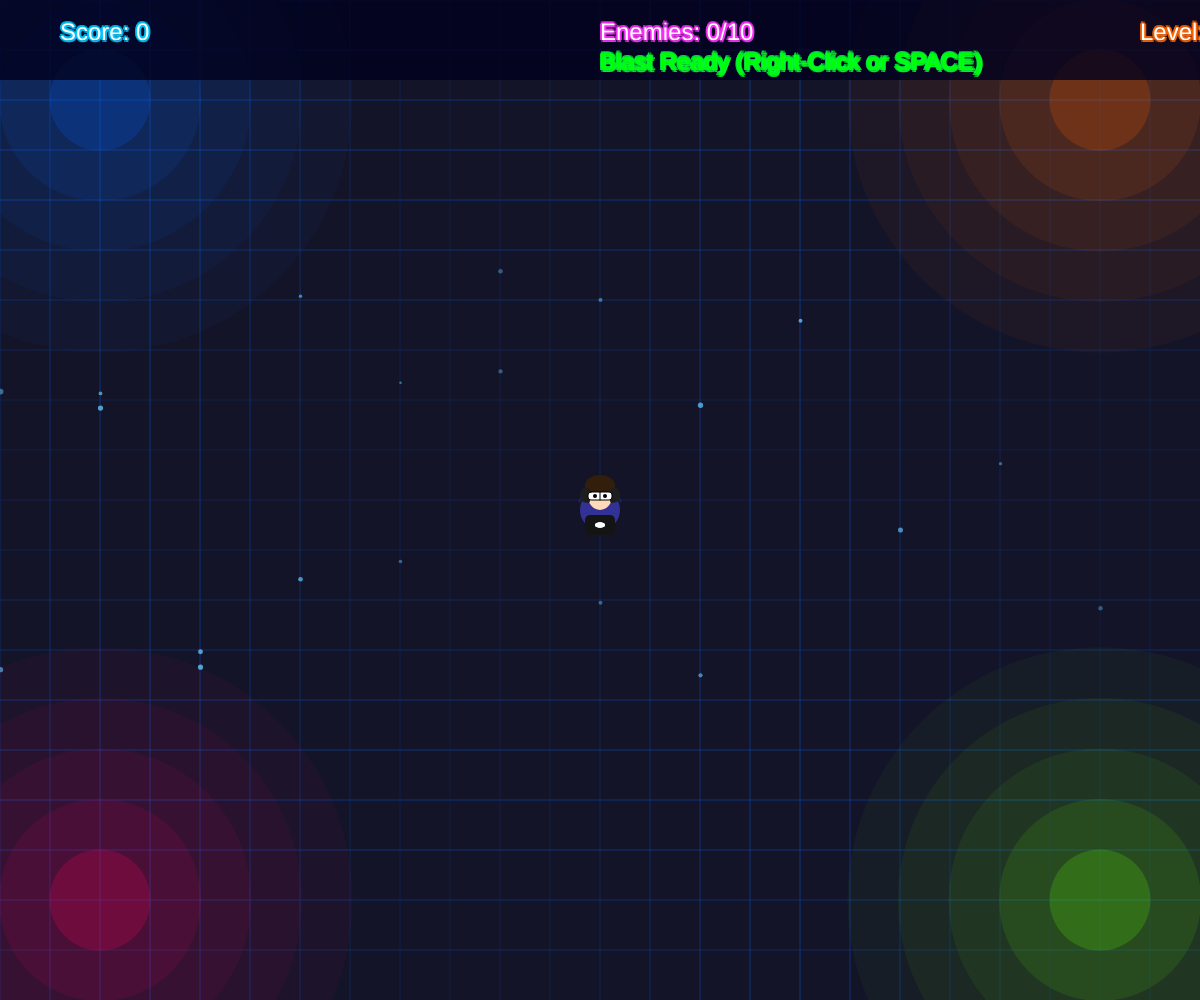
Frame 1 (no input)
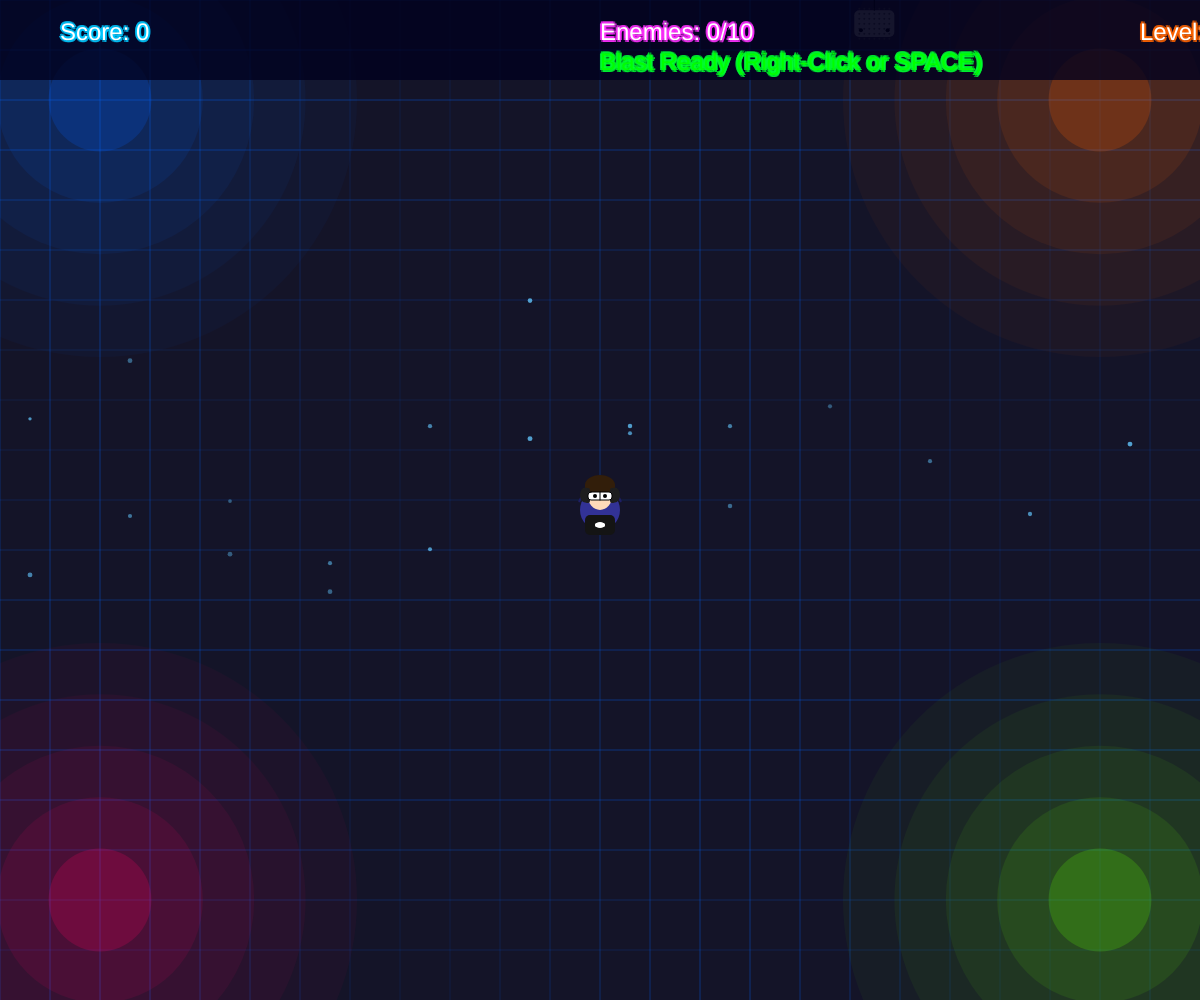
Frame 60 (no input)
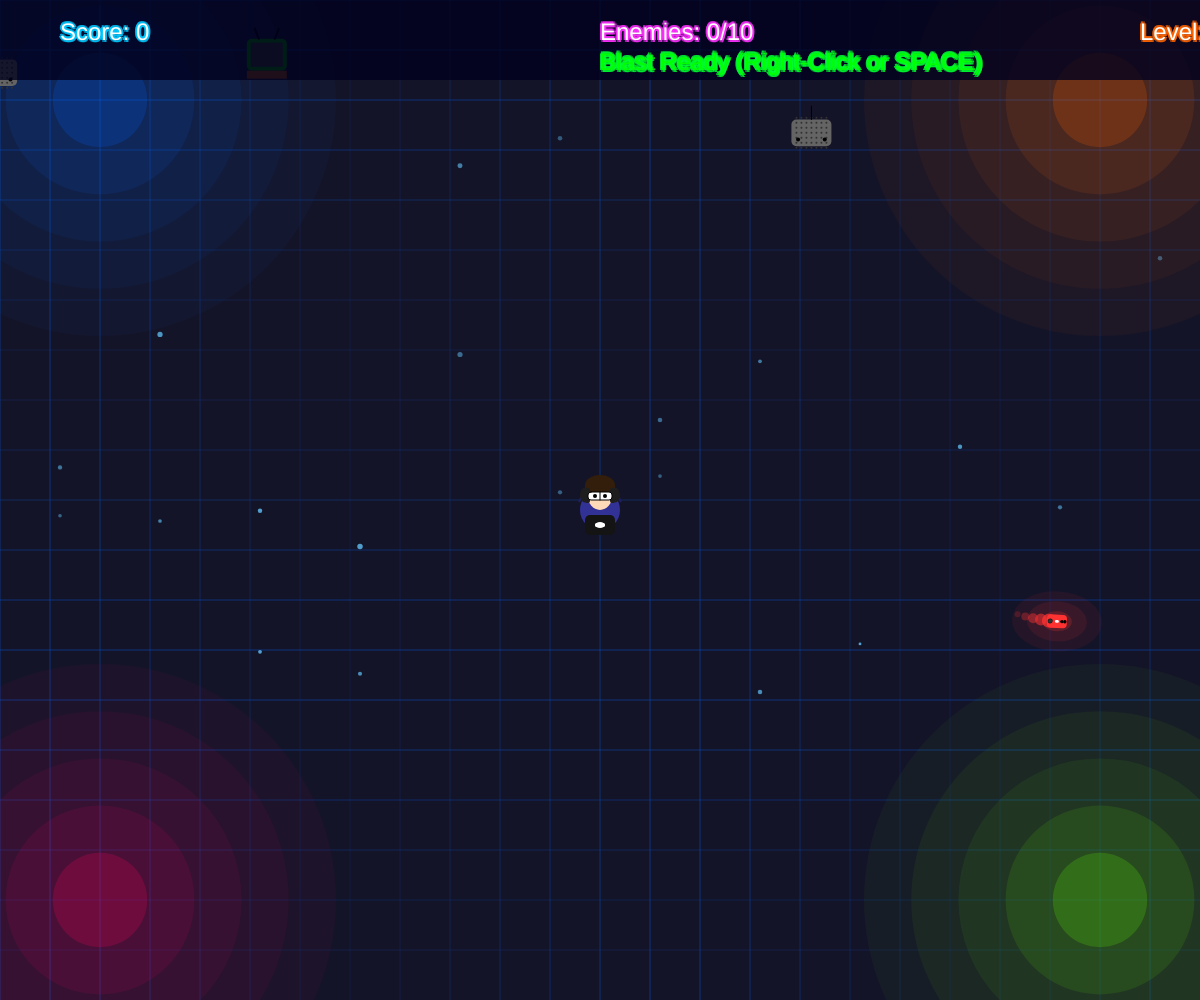
Frame 120 (the mouse pressed at the canvas centre since frame 60)

The p5.js sketch that drew these frames (run headless with seeded random() and noise() and a simulated clock; from frame 60 on, the mouse is pressed at the canvas centre):

// p5.js sketch
// ── sketch.js
let player;
let enemies = [];
let bullets = [];
let powerUps = [];
let score = 0;
let level = 1;
let gameState = "playing";
let enemiesKilled = 0;
let enemiesPerLevel = 10;
let blastCooldown = 0;
let particles = [];
let screenShake = 0;
let flashAlpha = 0;

function setup() {
  createCanvas(windowWidth, windowHeight);
  player = new Player(width / 2, height / 2);
  
  // Prevent context menu on right-click
  document.addEventListener('contextmenu', event => event.preventDefault());
}

function draw() {
  // Apply screen shake if active
  if (screenShake > 0) {
    translate(random(-screenShake, screenShake), random(-screenShake, screenShake));
    screenShake *= 0.9;
    if (screenShake < 0.5) screenShake = 0;
  }
  
  drawBarnBackground();
  
  if (gameState === "playing") {
    player.update();
    player.show();
    
    if (frameCount % (40 - level * 3) === 0 && random(1) > 0.2) {
      spawnEnemy();
    }
    if (frameCount % 100 === 0 && random(1) > 0.5) {
      spawnPowerUp();
    }
    
    if (blastCooldown > 0) {
      blastCooldown--;
    }
    
    // Draw blast particles
    for (let i = particles.length - 1; i >= 0; i--) {
      let p = particles[i];
      p.x += (p.targetX - p.x) * 0.1;
      p.y += (p.targetY - p.y) * 0.1;
      p.life--;
      
      fill(p.color);
      noStroke();
      ellipse(p.x, p.y, p.life / 3, p.life / 3);
      
      if (p.life <= 0) {
        particles.splice(i, 1);
      }
    }
    
    for (let i = bullets.length - 1; i >= 0; i--) {
      bullets[i].update();
      bullets[i].show();
      if (bullets[i].offscreen()) {
        bullets.splice(i, 1);
      }
    }
    
    for (let i = enemies.length - 1; i >= 0; i--) {
      enemies[i].update();
      enemies[i].show();
      
      for (let j = bullets.length - 1; j >= 0; j--) {
        if (enemies[i].hits(bullets[j])) {
          enemies[i].health -= 1;
          bullets.splice(j, 1);
          if (enemies[i].health <= 0) {
            score += enemies[i].isBoss ? 50 : 10;
            enemies.splice(i, 1);
            enemiesKilled++;
            
            if (enemiesKilled >= enemiesPerLevel) {
              levelUp();
              enemiesKilled = 0;
            }
            break;
          }
          break;
        }
      }
      
      if (enemies[i] && enemies[i].hitsPlayer(player)) {
        if (!player.shield) gameState = "gameover";
      }
    }
    
    for (let i = powerUps.length - 1; i >= 0; i--) {
      powerUps[i].update();
      powerUps[i].show();
      if (powerUps[i].hits(player)) {
        powerUps[i].applyEffect(player);
        score += 25;
        powerUps.splice(i, 1);
      }
    }
    
    // Draw flash effect
    if (flashAlpha > 0) {
      fill(255, 255, 200, flashAlpha);
      rect(0, 0, width, height);
      flashAlpha *= 0.8;
    }
    
    showScoreAndLevel();
  } else if (gameState === "gameover") {
    showGameOver();
  }
}

function mousePressed() {
  if (gameState === "playing") {
    if (mouseButton === LEFT) {
      let controllerType = floor(random(3));
      
      if (player.fullAuto) {
        for (let i = 0; i < 3; i++) {
          setTimeout(() => {
            if (gameState === "playing") {
              bullets.push(new Bullet(player.x, player.y, controllerType, player));
            }
          }, i * 100);
        }
      } else if (player.accurateShot) {
        let bullet = new Bullet(player.x, player.y, controllerType, player);
        bullet.spinSpeed = 0;
        bullets.push(bullet);
      } else {
        bullets.push(new Bullet(player.x, player.y, controllerType, player));
      }
    } else if (mouseButton === RIGHT && blastCooldown <= 0) {
      createBlast();
      blastCooldown = 180;
    }
  }
  
  // Prevent default right-click behavior
  if (mouseButton === RIGHT) {
    return false;
  }
}

function createBlast() {
  // Create more bullets in a tighter pattern for better coverage
  for (let angle = 0; angle < TWO_PI; angle += PI/16) { // Increased from PI/8 to PI/16 (twice as many bullets)
    let bullet = new Bullet(player.x, player.y, floor(random(3)), player);
    bullet.angle = angle;
    bullet.speed *= 1.5; // Faster bullets for better reach
    bullet.size *= 1.2; // Larger bullets for better hit chance
    bullets.push(bullet);
  }
  
  // Add a second ring of bullets for better coverage
  for (let angle = PI/32; angle < TWO_PI; angle += PI/16) {
    let bullet = new Bullet(player.x, player.y, floor(random(3)), player);
    bullet.angle = angle;
    bullet.speed *= 1.2; // Slightly slower than the first ring
    bullets.push(bullet);
  }
  
  // Visual effect for the blast
  for (let i = 0; i < 20; i++) {
    let angle = random(TWO_PI);
    let dist = random(50, 200);
    let x = player.x + cos(angle) * dist;
    let y = player.y + sin(angle) * dist;
    
    // Create a particle effect (implemented in draw function)
    if (!particles) particles = [];
    particles.push({
      x: player.x,
      y: player.y,
      targetX: x,
      targetY: y,
      life: 30,
      color: color(255, random(100, 255), 0, 200)
    });
  }
  
  // Add screen shake effect
  screenShake = 15;
  
  // Add flash effect
  flashAlpha = 150;
  
  // Increased blast radius and damage to enemies
  for (let i = enemies.length - 1; i >= 0; i--) {
    let d = dist(player.x, player.y, enemies[i].x, enemies[i].y);
    if (d < 250) { // Increased from 150 to 250
      // Damage falls off with distance
      let damage = enemies[i].isBoss ? 1 : (d < 100 ? 2 : 1);
      enemies[i].health -= damage;
      
      if (enemies[i].health <= 0) {
        score += enemies[i].isBoss ? 50 : 10;
        enemies.splice(i, 1);
        enemiesKilled++;
      }
    }
  }
}

function keyPressed() {
  if (gameState === "gameover" && keyCode === 32) { // 32 is the keyCode for SPACE
    resetGame();
  } else if (gameState === "playing" && keyCode === 32 && blastCooldown <= 0) { // SPACE for blast during gameplay
    createBlast();
    blastCooldown = 180;
  }
}

function windowResized() {
  resizeCanvas(windowWidth, windowHeight);
}

class Player {
  constructor(x, y) {
    this.x = x;
    this.y = y;
    this.size = 40;
    this.speed = 5;
    this.baseBulletSpeed = 8;
    this.baseBulletSize = 20;
    this.baseFireRate = 5;
    this.bulletSpeed = this.baseBulletSpeed;
    this.bulletSize = this.baseBulletSize;
    this.fireRate = this.baseFireRate;
    this.powerUpTimer = 0;
    this.shield = false;
    this.fullAuto = false;
    this.accurateShot = false;
  }
  
  update() {
    if (keyIsDown(65)) this.x -= this.speed;
    if (keyIsDown(68)) this.x += this.speed;
    if (keyIsDown(87)) this.y -= this.speed;
    if (keyIsDown(83)) this.y += this.speed;
    
    this.x = constrain(this.x, 25, width-25);
    this.y = constrain(this.y, 25, height-25);
    
    if (this.powerUpTimer > 0) {
      this.powerUpTimer--;
      if (this.powerUpTimer === 0) {
        this.bulletSpeed = this.baseBulletSpeed;
        this.bulletSize = this.baseBulletSize;
        this.fireRate = this.baseFireRate;
        this.shield = false;
        this.fullAuto = false;
        this.accurateShot = false;
      }
    }
  }
  
  show() {
    push();
    translate(this.x, this.y);
    
    fill(50, 50, 150);
    ellipse(0, 10, this.size, this.size);
    
    stroke(30, 30, 100);
    strokeWeight(2);
    noFill();
    arc(0, 10, this.size+5, this.size+5, PI+0.4, TWO_PI-0.4);
    noStroke();
    
    fill(255, 218, 185);
    ellipse(0, -5, 25, 30);
    
    fill(50, 30, 10);
    arc(0, -15, 30, 20, PI, TWO_PI);
    rect(-15, -15, 30, 10);
    
    fill(30);
    rect(-15, -12, 5, 15, 2);
    rect(10, -12, 5, 15, 2);
    ellipse(-15, -5, 10, 15);
    ellipse(15, -5, 10, 15);
    
    stroke(0);
    strokeWeight(1);
    fill(255);
    rect(-12, -8, 24, 8, 3);
    line(0, -8, 0, 0);
    noStroke();
    fill(0);
    ellipse(-5, -4, 4, 4);
    ellipse(5, -4, 4, 4);
    
    fill(20, 20, 20);
    rect(-15, 15, 30, 20, 5);
    
    fill(255);
    ellipse(0, 25, 10, 6);
    rect(-5, 23, 10, 4, 2);
    
    pop();
  }
}

class Enemy {
  constructor(x, y, isBoss = false) {
    this.x = x;
    this.y = y;
    this.size = isBoss ? 80 : 40;
    this.speed = isBoss ? 1.5 : 2 + level * 0.1;
    this.isBoss = isBoss;
    this.health = isBoss ? 5 : 1;
    
    // Assign a type for visual variety
    if (isBoss) {
      // Boss types: 0 = TV, 1 = Lamp, 2 = Mattress, 3 = Refrigerator, 4 = Washing Machine
      this.type = floor(random(5));
    } else {
      // Regular enemy types: 0 = TV, 1 = Radio, 2 = Toaster
      this.type = floor(random(3));
    }
    
    // Special behaviors based on type
    if (isBoss) {
      if (this.type === 1) { // Lamp boss moves faster
        this.speed *= 1.3;
      } else if (this.type === 2) { // Mattress boss has more health
        this.health += 2;
      } else if (this.type === 3) { // Refrigerator boss is slower but tougher
        this.speed *= 0.7;
        this.health += 3;
      } else if (this.type === 4) { // Washing Machine occasionally changes direction
        this.directionChangeTimer = 0;
        this.directionChangeInterval = floor(random(60, 120));
      }
    }
  }
  
  update() {
    let angle = atan2(player.y - this.y, player.x - this.x);
    
    // Special movement patterns for certain boss types
    if (this.isBoss && this.type === 4) { // Washing Machine
      this.directionChangeTimer++;
      if (this.directionChangeTimer >= this.directionChangeInterval) {
        angle += random(-PI/2, PI/2); // Change direction randomly
        this.directionChangeTimer = 0;
        this.directionChangeInterval = floor(random(60, 120));
      }
    }
    
    this.x += cos(angle) * this.speed;
    this.y += sin(angle) * this.speed;
  }
  
  show() {
    push();
    translate(this.x, this.y);
    
    if (this.isBoss) {
      // Boss designs
      switch(this.type) {
        case 0: // TV Boss
          fill('red');
          rect(-this.size/2, -this.size/2, this.size, this.size * 0.8, 5);
          fill(20);
          rect(-this.size * 0.4, -this.size * 0.4, this.size * 0.8, this.size * 0.6);
          
          // Antenna
          stroke(0);
          strokeWeight(2);
          line(-this.size * 0.2, -this.size/2, -this.size * 0.3, -this.size * 0.75);
          line(this.size * 0.2, -this.size/2, this.size * 0.3, -this.size * 0.75);
          noStroke();
          
          // Stand
          fill(139, 69, 19);
          rect(-this.size/2, this.size * 0.3, this.size, this.size * 0.2);
          
          // Screen static
          for (let i = 0; i < 20; i++) {
            fill(255, random(150, 255));
            let x = random(-this.size * 0.35, this.size * 0.35);
            let y = random(-this.size * 0.35, this.size * 0.35);
            ellipse(x, y, 5, 5);
          }
          break;
          
        case 1: // Lamp Boss
          // Lampshade
          fill(255, 200, 0);
          beginShape();
          vertex(-this.size/3, -this.size/2);
          vertex(this.size/3, -this.size/2);
          vertex(this.size/2, this.size/4);
          vertex(-this.size/2, this.size/4);
          endShape(CLOSE);
          
          // Lamp base
          fill(150);
          rect(-this.size/6, this.size/4, this.size/3, this.size/4);
          ellipse(0, this.size/2, this.size/2, this.size/8);
          
          // Light bulb glow
          for (let i = 0; i < 5; i++) {
            fill(255, 255, 200, 150 - i * 30);
            ellipse(0, -this.size/4, (this.size/3) + i * 10, (this.size/3) + i * 10);
          }
          break;
          
        case 2: // Mattress Boss
          // Mattress body
          fill(200, 200, 255);
          rect(-this.size/2, -this.size/4, this.size, this.size/2, 10);
          
          // Pillow
          fill(255);
          rect(-this.size/2, -this.size/4, this.size/3, this.size/4, 5);
          
          // Mattress pattern
          stroke(150, 150, 200);
          strokeWeight(2);
          for (let i = -this.size/2 + 10; i < this.size/2; i += 15) {
            line(i, -this.size/4 + 5, i, this.size/4 - 5);
          }
          noStroke();
          
          // Angry eyes
          fill(255, 0, 0);
          ellipse(-this.size/4, 0, this.size/10, this.size/10);
          ellipse(this.size/4, 0, this.size/10, this.size/10);
          break;
          
        case 3: // Refrigerator Boss
          // Fridge body
          fill(220);
          rect(-this.size/2, -this.size/2, this.size, this.size, 5);
          
          // Door line
          stroke(180);
          strokeWeight(2);
          line(0, -this.size/2, 0, this.size/2);
          noStroke();
          
          // Handles
          fill(50);
          rect(this.size/8, -this.size/4, this.size/10, this.size/20);
          rect(this.size/8, this.size/4, this.size/10, this.size/20);
          
          // Ice dispenser
          fill(200);
          rect(-this.size/3, -this.size/6, this.size/4, this.size/4);
          
          // Angry face
          fill(255, 0, 0);
          ellipse(-this.size/4, -this.size/4, this.size/8, this.size/8);
          ellipse(-this.size/4, this.size/4, this.size/8, this.size/8);
          stroke(255, 0, 0);
          strokeWeight(3);
          line(-this.size/3, 0, -this.size/6, 0);
          noStroke();
          break;
          
        case 4: // Washing Machine Boss
          // Machine body
          fill(240);
          rect(-this.size/2, -this.size/2, this.size, this.size, 10);
          
          // Door/window
          fill(200);
          ellipse(0, 0, this.size * 0.6, this.size * 0.6);
          fill(150, 200, 255, 150);
          ellipse(0, 0, this.size * 0.5, this.size * 0.5);
          
          // Control panel
          fill(50);
          rect(-this.size/2 + 10, -this.size/2 + 10, this.size - 20, this.size/6);
          
          // Buttons
          fill(255, 0, 0);
          ellipse(-this.size/4, -this.size/2 + 20, this.size/10, this.size/10);
          fill(0, 255, 0);
          ellipse(0, -this.size/2 + 20, this.size/10, this.size/10);
          fill(0, 0, 255);
          ellipse(this.size/4, -this.size/2 + 20, this.size/10, this.size/10);
          
          // Spinning clothes effect
          push();
          rotate(frameCount * 0.1);
          for (let i = 0; i < 5; i++) {
            fill(random(100, 255), random(100, 255), random(100, 255), 150);
            let angle = TWO_PI / 5 * i;
            let x = cos(angle) * this.size/6;
            let y = sin(angle) * this.size/6;
            ellipse(x, y, this.size/8, this.size/8);
          }
          pop();
          break;
      }
    } else {
      // Regular enemy designs
      switch(this.type) {
        case 0: // TV
          fill('green');
          rect(-this.size/2, -this.size/2, this.size, this.size * 0.8, 5);
          fill(50);
          rect(-this.size * 0.4, -this.size * 0.4, this.size * 0.8, this.size * 0.6);
          
          // Antenna
          stroke(0);
          strokeWeight(2);
          line(-this.size * 0.2, -this.size/2, -this.size * 0.3, -this.size * 0.75);
          line(this.size * 0.2, -this.size/2, this.size * 0.3, -this.size * 0.75);
          noStroke();
          
          // Stand
          fill(139, 69, 19);
          rect(-this.size/2, this.size * 0.3, this.size, this.size * 0.2);
          break;
          
        case 1: // Radio
          fill(100, 100, 100);
          rect(-this.size/2, -this.size/3, this.size, this.size/1.5, 5);
          
          // Speaker grille
          fill(50);
          for (let i = -3; i <= 3; i++) {
            for (let j = -3; j <= 3; j++) {
              ellipse(i * 5, j * 5, 2, 2);
            }
          }
          
          // Knobs
          fill(0);
          ellipse(-this.size/3, this.size/6, this.size/10, this.size/10);
          ellipse(this.size/3, this.size/6, this.size/10, this.size/10);
          
          // Antenna
          stroke(0);
          strokeWeight(1);
          line(0, -this.size/3, 0, -this.size/1.5);
          noStroke();
          break;
          
        case 2: // Toaster
          fill(180);
          rect(-this.size/2, -this.size/4, this.size, this.size/2, 5);
          
          // Slots
          fill(30);
          rect(-this.size/3, -this.size/6, this.size/4, this.size/10);
          rect(this.size/12, -this.size/6, this.size/4, this.size/10);
          
          // Lever
          fill(100);
          rect(this.size/3, 0, this.size/10, this.size/4);
          
          // Base
          fill(150);
          rect(-this.size/2, this.size/6, this.size, this.size/10);
          break;
      }
    }
    
    // Health bar for bosses
    if (this.isBoss) {
      let maxHealth = this.type === 2 ? 7 : (this.type === 3 ? 8 : 5);
      let healthWidth = (this.size * 0.8) * (this.health / maxHealth);
      fill(100);
      rect(-this.size * 0.4, -this.size * 0.6, this.size * 0.8, 5);
      fill(255, 0, 0);
      rect(-this.size * 0.4, -this.size * 0.6, healthWidth, 5);
    }
    
    pop();
  }
  
  hits(bullet) {
    let d = dist(this.x, this.y, bullet.x, bullet.y);
    return d < this.size/2 + bullet.size/2;
  }
  
  hitsPlayer(player) {
    let d = dist(this.x, this.y, player.x, player.y);
    return d < this.size/2 + player.size/2;
  }
}

class Bullet {
  constructor(x, y, type, player) {
    this.x = x;
    this.y = y;
    this.type = type;
    this.speed = player.bulletSpeed;
    this.size = player.bulletSize;
    this.angle = atan2(mouseY - y, mouseX - x);
    this.spinAngle = 0;
    this.spinSpeed = 0.2;
    this.trail = [];
    this.maxTrailLength = 5;
  }
  
  update() {
    // Add current position to trail
    this.trail.push({x: this.x, y: this.y});
    
    // Keep trail at max length
    if (this.trail.length > this.maxTrailLength) {
      this.trail.shift();
    }
    
    this.x += cos(this.angle) * this.speed;
    this.y += sin(this.angle) * this.speed;
    this.angle += sin(this.spinAngle) * 0.05;
    this.spinAngle += this.spinSpeed;
  }
  
  show() {
    // Draw trail
    noStroke();
    for (let i = 0; i < this.trail.length; i++) {
      let alpha = map(i, 0, this.trail.length, 50, 200);
      let size = map(i, 0, this.trail.length, this.size * 0.3, this.size * 0.8);
      
      if (this.type === 0) {
        fill(0, 255, 0, alpha);
      } else if (this.type === 1) {
        fill(0, 100, 255, alpha);
      } else {
        fill(255, 50, 50, alpha);
      }
      
      ellipse(this.trail[i].x, this.trail[i].y, size, size);
    }
    
    push();
    translate(this.x, this.y);
    rotate(this.angle);
    
    // Draw glow effect
    if (this.type === 0) {
      for (let i = 3; i > 0; i--) {
        fill(0, 255, 0, 50 / i);
        ellipse(0, 0, this.size * 1.5 * i, this.size * i);
      }
    } else if (this.type === 1) {
      for (let i = 3; i > 0; i--) {
        fill(0, 100, 255, 50 / i);
        ellipse(0, 0, this.size * 1.5 * i, this.size * i);
      }
    } else {
      for (let i = 3; i > 0; i--) {
        fill(255, 50, 50, 50 / i);
        ellipse(0, 0, this.size * 1.5 * i, this.size * i);
      }
    }
    
    if (this.type === 0) { // Xbox-style controller
      // Main body
      fill(0, 200, 0);
      rect(-this.size/2, -this.size/3, this.size, this.size/1.5, this.size/5);
      
      // D-pad
      fill(50);
      ellipse(-this.size/4, 0, this.size/3, this.size/3);
      fill(30);
      rect(-this.size/4 - this.size/12, -this.size/20, this.size/6, this.size/10);
      rect(-this.size/4 - this.size/20, -this.size/12, this.size/10, this.size/6);
      
      // Buttons
      fill(255, 255, 0);
      ellipse(this.size/4, -this.size/10, this.size/8);
      fill(0, 0, 255);
      ellipse(this.size/3, this.size/15, this.size/8);
      fill(255, 0, 0);
      ellipse(this.size/6, this.size/10, this.size/8);
      fill(0, 255, 0);
      ellipse(this.size/2.5, -this.size/20, this.size/8);
      
      // Joysticks
      fill(30);
      ellipse(-this.size/4, 0, this.size/10);
      ellipse(this.size/4, 0, this.size/10);
    } 
    else if (this.type === 1) { // PlayStation-style controller
      // Main body
      fill(50, 50, 200);
      rect(-this.size/2, -this.size/3, this.size, this.size/1.5, this.size/5);
      
      // D-pad
      fill(30);
      rect(-this.size/3, -this.size/10, this.size/5, this.size/5);
      
      // Buttons
      fill(255, 100, 255);
      ellipse(this.size/4, -this.size/10, this.size/8);
      fill(0, 200, 255);
      ellipse(this.size/3, this.size/15, this.size/8);
      fill(255, 50, 50);
      ellipse(this.size/6, this.size/10, this.size/8);
      fill(50, 255, 50);
      ellipse(this.size/2.5, -this.size/20, this.size/8);
      
      // PlayStation logo
      fill(255);
      ellipse(0, 0, this.size/6, this.size/6);
      
      // Joysticks
      fill(30);
      ellipse(-this.size/5, this.size/10, this.size/10);
      ellipse(this.size/5, -this.size/10, this.size/10);
    }
    else { // Nintendo-style controller
      // Main body
      fill(255, 50, 50);
      rect(-this.size/2, -this.size/3, this.size, this.size/1.5, this.size/5);
      
      // D-pad
      fill(30);
      ellipse(-this.size/3, 0, this.size/4, this.size/4);
      fill(50);
      rect(-this.size/3 - this.size/12, -this.size/20, this.size/6, this.size/10);
      rect(-this.size/3 - this.size/20, -this.size/12, this.size/10, this.size/6);
      
      // Buttons
      fill(0);
      ellipse(this.size/4, 0, this.size/6);
      ellipse(this.size/2.5, 0, this.size/6);
      
      // Nintendo logo
      fill(255);
      rect(-this.size/10, -this.size/15, this.size/5, this.size/7.5, 2);
    }
    
    pop();
  }
  
  offscreen() {
    return (this.x < 0 || this.x > width || this.y < 0 || this.y > height);
  }
}

class PowerUp {
  constructor(x, y) {
    this.x = x;
    this.y = y;
    this.size = 20;
    this.type = floor(random(6));
  }
  
  update() {
    this.y += sin(frameCount * 0.1) * 0.5;
  }
  
  show() {
    push();
    translate(this.x, this.y);
    
    let pulseSize = this.size + sin(frameCount * 0.1) * 3;
    
    if (this.type === 0) {
        fill(255, 165, 0);
        ellipse(0, 0, pulseSize);
        fill(255);
        textAlign(CENTER);
        textSize(12);
        text("BS", 0, 4);
    } else if (this.type === 1) {
        fill(255, 0, 0);
        rect(-pulseSize/2, -pulseSize/2, pulseSize, pulseSize);
        fill(255);
        text("RF", 0, 4);
    } else if (this.type === 2) {
        fill(0, 255, 255);
        triangle(0, -pulseSize, pulseSize/2, pulseSize, -pulseSize/2, pulseSize);
        fill(255);
        text("BZ", 0, 4);
    } else if (this.type === 3) {
        fill(100, 100, 255);
        ellipse(0, 0, pulseSize);
        fill(200, 200, 255);
        ellipse(0, 0, pulseSize * 0.7);
        fill(255);
        text("SH", 0, 4);
    } else if (this.type === 4) {
        fill(255, 50, 50);
        rect(-pulseSize/2, -pulseSize/2, pulseSize, pulseSize, 5);
        fill(255);
        text("FA", 0, 4);
    } else {
        fill(50, 255, 50);
        beginShape();
        for (let i = 0; i < 5; i++) {
          let angle = TWO_PI / 5 * i - HALF_PI;
          let x1 = cos(angle) * pulseSize/2;
          let y1 = sin(angle) * pulseSize/2;
          vertex(x1, y1);
          angle += TWO_PI / 10;
          let x2 = cos(angle) * pulseSize/4;
          let y2 = sin(angle) * pulseSize/4;
          vertex(x2, y2);
        }
        endShape(CLOSE);
        fill(255);
        text("AS", 0, 4);
    }
    pop();
  }
  
  hits(player) {
    let d = dist(this.x, this.y, player.x, player.y);
    return d < this.size/2 + player.size/2;
  }
  
  applyEffect(player) {
    player.powerUpTimer = 300;
    
    if (this.type === 0) {
      player.bulletSpeed = player.baseBulletSpeed * 2;
    } else if (this.type === 1) {
      player.fireRate = 2;
    } else if (this.type === 2) {
      player.bulletSize = player.baseBulletSize * 1.5;
    } else if (this.type === 3) {
      player.shield = true;
    } else if (this.type === 4) {
      player.fullAuto = true;
    } else {
      player.accurateShot = true;
    }
  }
}

function drawBarnBackground() {
  // Create a dynamic arcade-style grid background
  let gridSize = 50;
  let time = frameCount * 0.01;
  
  // Dark background with gradient
  background(20, 20, 40);
  
  // Draw animated grid
  stroke(0, 100, 255, 50);
  strokeWeight(1);
  
  // Horizontal lines
  for (let y = 0; y < height; y += gridSize) {
    let alpha = map(sin(time + y * 0.01), -1, 1, 30, 100);
    stroke(0, 100, 255, alpha);
    line(0, y, width, y);
  }
  
  // Vertical lines
  for (let x = 0; x < width; x += gridSize) {
    let alpha = map(sin(time + x * 0.01), -1, 1, 30, 100);
    stroke(0, 100, 255, alpha);
    line(x, 0, x, height);
  }
  
  // Add some floating particles in the background
  noStroke();
  for (let i = 0; i < 20; i++) {
    let x = (frameCount * 0.5 + i * 100) % width;
    let y = (noise(i, frameCount * 0.01) * height);
    let size = noise(i * 2, frameCount * 0.01) * 5 + 2;
    let alpha = map(sin(frameCount * 0.05 + i), -1, 1, 100, 200);
    
    fill(100, 200, 255, alpha);
    ellipse(x, y, size, size);
  }
  
  // Add some glow effects at the corners
  drawGlowEffect(100, 100, color(0, 100, 255, 50));
  drawGlowEffect(width - 100, 100, color(255, 100, 0, 50));
  drawGlowEffect(100, height - 100, color(255, 0, 100, 50));
  drawGlowEffect(width - 100, height - 100, color(100, 255, 0, 50));
  
  noStroke();
}

function drawGlowEffect(x, y, glowColor) {
  for (let i = 5; i > 0; i--) {
    let size = 100 + sin(frameCount * 0.05) * 20;
    fill(red(glowColor), green(glowColor), blue(glowColor), alpha(glowColor) / i);
    ellipse(x, y, size * i, size * i);
  }
}

function spawnEnemy() {
  let side = floor(random(4));
  let x, y;
  switch(side) {
    case 0: x = random(width); y = -20; break;
    case 1: x = width + 20; y = random(height); break;
    case 2: x = random(width); y = height + 20; break;
    case 3: x = -20; y = random(height); break;
  }
  
  // Determine if this should be a boss
  let isBoss = (level % 5 === 0) || (level > 1 && level % 2 === 0 && random(1) > 0.8);
  
  // Create the enemy
  enemies.push(new Enemy(x, y, isBoss));
}

function spawnPowerUp() {
  let x = random(50, width-50);
  let y = random(50, height-50);
  powerUps.push(new PowerUp(x, y));
}

function levelUp() {
  level++;
  
  if (level > 1) {
    let side = floor(random(4));
    let x, y;
    switch(side) {
      case 0: x = random(width); y = -20; break;
      case 1: x = width + 20; y = random(height); break;
      case 2: x = random(width); y = height + 20; break;
      case 3: x = -20; y = random(height); break;
    }
    
    // Create a boss with a type based on the level
    let boss = new Enemy(x, y, true);
    boss.type = (level % 5); // Cycle through boss types
    
    // Adjust boss properties based on type
    if (boss.type === 1) { // Lamp boss moves faster
      boss.speed *= 1.3;
    } else if (boss.type === 2) { // Mattress boss has more health
      boss.health += 2;
    } else if (boss.type === 3) { // Refrigerator boss is slower but tougher
      boss.speed *= 0.7;
      boss.health += 3;
    } else if (boss.type === 4) { // Washing Machine occasionally changes direction
      boss.directionChangeTimer = 0;
      boss.directionChangeInterval = floor(random(60, 120));
    }
    
    enemies.push(boss);
  }
  
  // Increase enemies needed for next level
  enemiesPerLevel = 10 + level * 2;
}

function showScoreAndLevel() {
  // Draw a semi-transparent header bar
  fill(0, 0, 30, 200);
  rect(0, 0, width, 80);
  
  // Score with glow effect
  drawTextWithGlow(`Score: ${score}`, 60, 40, 24, color(255), color(0, 200, 255, 150));
  
  // Level with glow effect
  drawTextWithGlow(`Level: ${level}`, width-60, 40, 24, color(255), color(255, 100, 0, 150));
  
  // Enemies counter with glow effect
  drawTextWithGlow(`Enemies: ${enemiesKilled}/${enemiesPerLevel}`, width/2, 40, 24, color(255), color(255, 50, 255, 150));
  
  // Blast cooldown
  if (blastCooldown > 0) {
    drawTextWithGlow(`Blast: ${Math.ceil(blastCooldown/60)}s`, width/2, 70, 24, color(255, 0, 0), color(255, 50, 0, 150));
  } else {
    drawTextWithGlow(`Blast Ready (Right-Click or SPACE)`, width/2, 70, 24, color(0, 255, 0), color(0, 255, 50, 150));
  }
}

function drawTextWithGlow(txt, x, y, size, textColor, glowColor) {
  textSize(size);
  
  // Draw glow
  fill(glowColor);
  for (let i = 0; i < 5; i++) {
    text(txt, x + cos(i) * 2, y + sin(i) * 2);
    text(txt, x - cos(i) * 2, y - sin(i) * 2);
  }
  
  // Draw main text
  fill(textColor);
  text(txt, x, y);
}

function showGameOver() {
  // Create a pulsing dark overlay
  let alpha = map(sin(frameCount * 0.05), -1, 1, 150, 200);
  fill(0, alpha);
  rect(0, 0, width, height);
  
  // Draw a glowing game over text
  let pulseSize = map(sin(frameCount * 0.1), -1, 1, 48, 56);
  
  // Glow effect
  for (let i = 5; i > 0; i--) {
    fill(255, 0, 0, 150 / i);
    textSize(pulseSize + i * 2);
    textAlign(CENTER);
    text("Game Over", width/2, height/2 - 20);
  }
  
  // Main text
  fill(255);
  textSize(pulseSize);
  text("Game Over", width/2, height/2 - 20);
  
  // Score and level info with glow
  drawTextWithGlow(`Final Score: ${score}`, width/2, height/2 + 40, 28, color(255), color(0, 200, 255, 150));
  drawTextWithGlow(`Level Reached: ${level}`, width/2, height/2 + 80, 28, color(255), color(255, 100, 0, 150));
  
  // Restart prompt with pulsing effect
  let promptSize = map(sin(frameCount * 0.1), -1, 1, 24, 30);
  drawTextWithGlow("Press Space to restart", width/2, height/2 + 130, promptSize, color(255), color(0, 255, 0, 150));
}

function resetGame() {
  enemies = [];
  bullets = [];
  powerUps = [];
  score = 0;
  level = 1;
  enemiesKilled = 0;
  enemiesPerLevel = 10;
  blastCooldown = 0;
  gameState = "playing";
  player = new Player(width/2, height/2);
}
